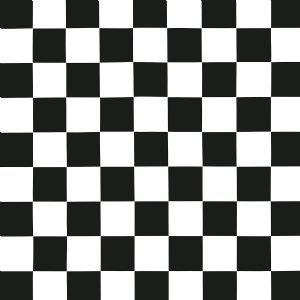
#> input picture Notebook/chess.jpg, 300 x 300 px
$ jupyter execute OpenCV_FindingCorners.ipynb
#> lines starting #> are read from the running program, lines starting #| are printed output that depends on the picture; after the words box and inside, x2 and y2 are one past the last pixel; in counts of white or black regions, pixels touching at a corner belong together
[cell 1]
import  cv2
import  numpy  as  np
# Load image then groyscaLe
image = cv2.imread('chess.jpg')
#> image is the input picture: shape (300, 300, 3); mean B, G, R 140, 141.6, 140.5
gray = cv2.cvtColor(image, cv2.COLOR_BGR2GRAY)
# The cornerHarris function requires the array datatype to be float32
gray = np.float32(gray)
harris_corners = cv2.cornerHarris(gray, 3, 3, 0.05)
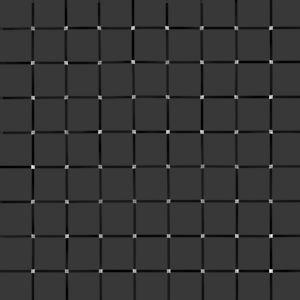
#> harris_corners: shape (300, 300) float32; min -62013696, max 217101536, mean -3817931; drawn with min black and max white
#We use dilation of the corner points to enLorge themk
kernel = np.ones((7,7),np.uint8)
harris_corners = cv2.dilate(harris_corners, kernel, iterations = 2)
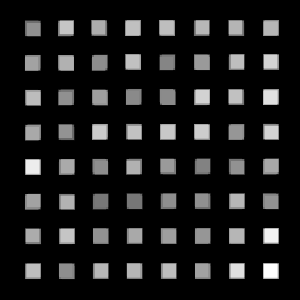
#> harris_corners: shape (300, 300) float32; min 0, max 217101536, mean 24717278; drawn with min black and max white
# ThreshoLd for on optimaL voLue, it may vary depending on the image.
image[harris_corners >  0.025 * harris_corners.max() ] = [255, 127, 127]
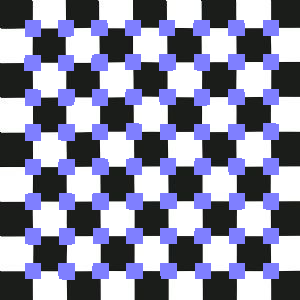
#> image: shape (300, 300, 3); 19.08% of pixels changed, all inside (x1, y1, x2, y2) = (24, 20, 279, 280)
cv2.imshow('Harris  Corners', image)
cv2.waitKey(0)
cv2.destroyAllWindows()

---

[cell 2]
import  cv2
import  numpy  as  np
img = cv2.imread('chess.jpg')
gray = cv2.cvtColor(img,cv2.COLOR_BGR2GRAY)
# We specific the top 50 corners
corners = cv2.goodFeaturesToTrack(gray, 100, 0.01, 15)
#> corners = 73 rows, first 8: [270, 270], [271, 235], [32, 166], [237, 270], [270, 61], [168, 132], [271, 132], [237, 235]
for  corner  in corners:
    x, y = corner[0]
    x = int(x)
    y = int(y)
    cv2.rectangle(img,(x-10,y-10),(x+10,y+10),(0,255,0), 2)
#> this loop made 73 passes
#> (x, y) on passes 1 to 12: (270, 270), (271, 235), (32, 166), (237, 270), (270, 61), (168, 132), (271, 132), (237, 235), (132, 61), (202, 96), (67, 235), (33, 270)
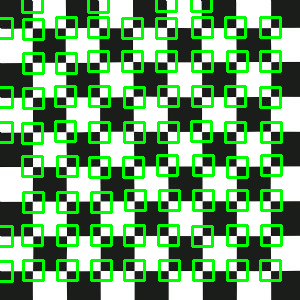
#> img: shape (300, 300, 3); 18.1% of pixels changed, all inside (x1, y1, x2, y2) = (0, 0, 283, 283)

cv2.imshow("Corners Found", img)
cv2.waitKey()
cv2.destroyAllWindows()
